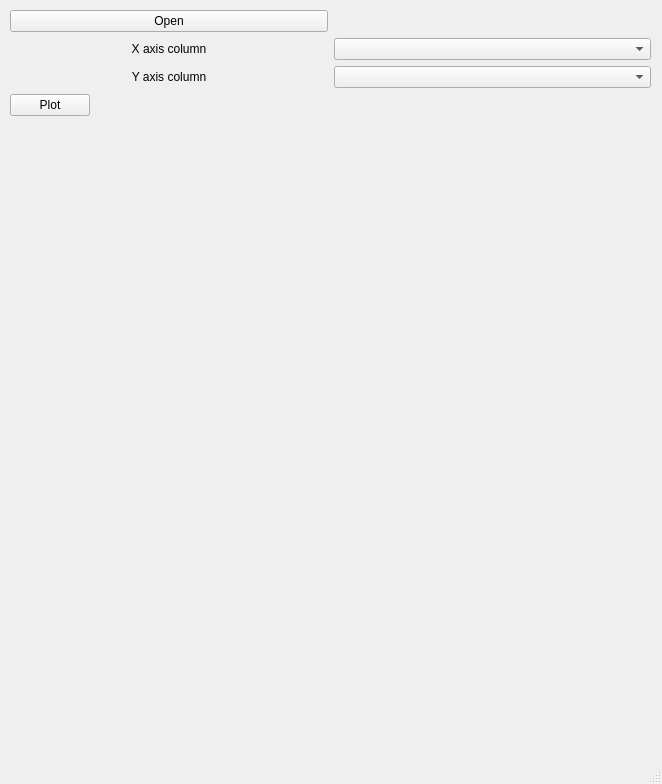
<?xml version="1.0" encoding="UTF-8"?>
<ui version="4.0">
 <class>MainWindow</class>
 <widget class="QMainWindow" name="MainWindow">
  <property name="geometry">
   <rect>
    <x>0</x>
    <y>0</y>
    <width>662</width>
    <height>784</height>
   </rect>
  </property>
  <property name="windowTitle">
   <string>MainWindow</string>
  </property>
  <widget class="QWidget" name="centralwidget">
   <widget class="QWidget" name="">
    <property name="geometry">
     <rect>
      <x>10</x>
      <y>10</y>
      <width>641</width>
      <height>711</height>
     </rect>
    </property>
    <layout class="QGridLayout" name="gridLayout">
     <item row="0" column="0">
      <widget class="QPushButton" name="FileButton">
       <property name="text">
        <string>Open</string>
       </property>
      </widget>
     </item>
     <item row="1" column="0">
      <widget class="QLabel" name="XLable">
       <property name="text">
        <string>X axis column</string>
       </property>
       <property name="alignment">
        <set>Qt::AlignCenter</set>
       </property>
      </widget>
     </item>
     <item row="1" column="1">
      <widget class="QComboBox" name="comboBox_1"/>
     </item>
     <item row="2" column="0">
      <widget class="QLabel" name="YLable">
       <property name="text">
        <string>Y axis column</string>
       </property>
       <property name="alignment">
        <set>Qt::AlignCenter</set>
       </property>
      </widget>
     </item>
     <item row="2" column="1">
      <widget class="QComboBox" name="comboBox_2"/>
     </item>
     <item row="3" column="0" colspan="2">
      <layout class="QHBoxLayout" name="horizontalLayout_1">
       <item>
        <widget class="QPushButton" name="PlotButton">
         <property name="text">
          <string>Plot</string>
         </property>
        </widget>
       </item>
       <item>
        <spacer name="horizontalSpacer">
         <property name="orientation">
          <enum>Qt::Horizontal</enum>
         </property>
         <property name="sizeHint" stdset="0">
          <size>
           <width>40</width>
           <height>20</height>
          </size>
         </property>
        </spacer>
       </item>
      </layout>
     </item>
     <item row="4" column="0" colspan="2">
      <layout class="QVBoxLayout" name="verticalLayout1">
       <item>
        <spacer name="verticalSpacer">
         <property name="orientation">
          <enum>Qt::Vertical</enum>
         </property>
         <property name="sizeHint" stdset="0">
          <size>
           <width>5</width>
           <height>40</height>
          </size>
         </property>
        </spacer>
       </item>
      </layout>
     </item>
    </layout>
   </widget>
  </widget>
  <widget class="QMenuBar" name="menubar">
   <property name="geometry">
    <rect>
     <x>0</x>
     <y>0</y>
     <width>662</width>
     <height>24</height>
    </rect>
   </property>
  </widget>
  <widget class="QStatusBar" name="statusbar"/>
  <action name="actionClose">
   <property name="checkable">
    <bool>false</bool>
   </property>
   <property name="text">
    <string>Close</string>
   </property>
  </action>
 </widget>
 <resources/>
 <connections/>
</ui>
